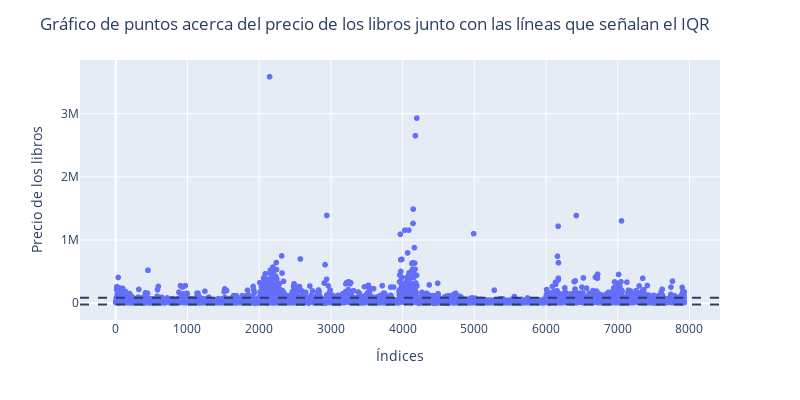

Source (notebook cell):
### Code cell
figure = exp.scatter(data_books['Price'])
figure.add_hline(price_max+1.5*IQR,line_dash="dash",name='Límite Superior')
figure.add_hline(y=price_min-1.5*IQR,line_dash='dash',name="Límite Inferior")
figure.update_layout(
    title='Gráfico de puntos acerca del precio de los libros junto con las líneas que señalan el IQR',
    xaxis_title='Índices',
    yaxis_title='Precio de los libros',
    width=800, height=400)
figure.update_traces(showlegend=False)
figure.show()

### Figure 1 — Plotly figure (JSON) as saved in the notebook; plotly's stock layout.template omitted (floating-point values rounded to 4 significant figures; data arrays with more than 128 entries replaced by an {"elided": "..."} marker saying what was removed)
{"data": [{"hovertemplate": "variable=Price<br>index=%{x}<br>value=%{y}<extra></extra>", "legendgroup": "Price", "marker": {"color": "#636efa", "symbol": "circle"}, "mode": "markers", "name": "Price", "showlegend": false, "type": "scattergl", "x": {"elided": "7928 int values"}, "xaxis": "x", "y": {"elided": "7928 int values"}, "yaxis": "y"}], "layout": {"height": 400, "legend": {"title": {"text": "variable"}, "tracegroupgap": 0}, "margin": {"t": 60}, "shapes": [{"line": {"dash": "dash"}, "name": "Límite Superior", "type": "line", "x0": 0, "x1": 1, "xref": "x domain", "y0": 86985, "y1": 86985, "yref": "y"}, {"line": {"dash": "dash"}, "name": "Límite Inferior", "type": "line", "x0": 0, "x1": 1, "xref": "x domain", "y0": -21151, "y1": -21151, "yref": "y"}], "title": {"text": "Gráfico de puntos acerca del precio de los libros junto con las líneas que señalan el IQR"}, "width": 800, "xaxis": {"anchor": "y", "domain": [0, 1], "title": {"text": "Índices"}}, "yaxis": {"anchor": "x", "domain": [0, 1], "title": {"text": "Precio de los libros"}}}}
